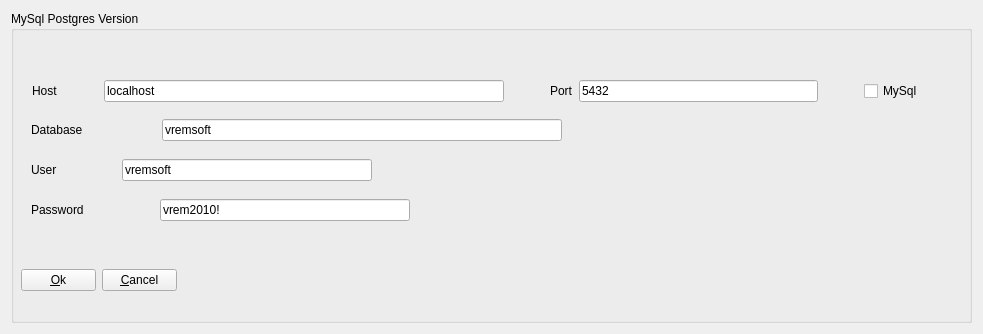
<?xml version="1.0" encoding="UTF-8"?>
<ui version="4.0">
 <class>SqlConfig</class>
 <widget class="QWidget" name="SqlConfig">
  <property name="geometry">
   <rect>
    <x>0</x>
    <y>0</y>
    <width>983</width>
    <height>334</height>
   </rect>
  </property>
  <property name="windowTitle">
   <string>Sql Configuration</string>
  </property>
  <layout class="QVBoxLayout" name="verticalLayout">
   <item>
    <widget class="QGroupBox" name="groupBox">
     <property name="title">
      <string>MySql Postgres Version</string>
     </property>
     <widget class="QWidget" name="layoutWidget_2">
      <property name="geometry">
       <rect>
        <x>20</x>
        <y>180</y>
        <width>379</width>
        <height>38</height>
       </rect>
      </property>
      <layout class="QHBoxLayout" name="horizontalLayout_14">
       <item>
        <widget class="QLabel" name="label_10">
         <property name="text">
          <string>Password</string>
         </property>
        </widget>
       </item>
       <item>
        <spacer name="horizontalSpacer_14">
         <property name="orientation">
          <enum>Qt::Horizontal</enum>
         </property>
         <property name="sizeHint" stdset="0">
          <size>
           <width>40</width>
           <height>20</height>
          </size>
         </property>
        </spacer>
       </item>
       <item>
        <widget class="QLineEdit" name="lineEditPassword">
         <property name="sizePolicy">
          <sizepolicy hsizetype="Minimum" vsizetype="Fixed">
           <horstretch>0</horstretch>
           <verstretch>0</verstretch>
          </sizepolicy>
         </property>
         <property name="minimumSize">
          <size>
           <width>250</width>
           <height>0</height>
          </size>
         </property>
         <property name="text">
          <string>vrem2010!</string>
         </property>
        </widget>
       </item>
      </layout>
     </widget>
     <widget class="QWidget" name="layoutWidget">
      <property name="geometry">
       <rect>
        <x>20</x>
        <y>140</y>
        <width>341</width>
        <height>38</height>
       </rect>
      </property>
      <layout class="QHBoxLayout" name="horizontalLayout_13">
       <item>
        <widget class="QLabel" name="label_9">
         <property name="text">
          <string>User</string>
         </property>
        </widget>
       </item>
       <item>
        <spacer name="horizontalSpacer_13">
         <property name="orientation">
          <enum>Qt::Horizontal</enum>
         </property>
         <property name="sizeHint" stdset="0">
          <size>
           <width>40</width>
           <height>20</height>
          </size>
         </property>
        </spacer>
       </item>
       <item>
        <widget class="QLineEdit" name="lineEditUser">
         <property name="sizePolicy">
          <sizepolicy hsizetype="Minimum" vsizetype="Fixed">
           <horstretch>0</horstretch>
           <verstretch>0</verstretch>
          </sizepolicy>
         </property>
         <property name="minimumSize">
          <size>
           <width>250</width>
           <height>0</height>
          </size>
         </property>
         <property name="text">
          <string>vremsoft</string>
         </property>
        </widget>
       </item>
      </layout>
     </widget>
     <widget class="QWidget" name="layoutWidget_8">
      <property name="geometry">
       <rect>
        <x>20</x>
        <y>100</y>
        <width>531</width>
        <height>38</height>
       </rect>
      </property>
      <layout class="QHBoxLayout" name="horizontalLayout_16">
       <item>
        <widget class="QLabel" name="label_13">
         <property name="text">
          <string>Database</string>
         </property>
        </widget>
       </item>
       <item>
        <spacer name="horizontalSpacer_17">
         <property name="orientation">
          <enum>Qt::Horizontal</enum>
         </property>
         <property name="sizeHint" stdset="0">
          <size>
           <width>40</width>
           <height>20</height>
          </size>
         </property>
        </spacer>
       </item>
       <item>
        <widget class="QLineEdit" name="lineEditDatabase">
         <property name="sizePolicy">
          <sizepolicy hsizetype="Minimum" vsizetype="Fixed">
           <horstretch>0</horstretch>
           <verstretch>0</verstretch>
          </sizepolicy>
         </property>
         <property name="minimumSize">
          <size>
           <width>400</width>
           <height>0</height>
          </size>
         </property>
         <property name="text">
          <string>vremsoft</string>
         </property>
        </widget>
       </item>
      </layout>
     </widget>
     <widget class="QWidget" name="layoutWidget">
      <property name="geometry">
       <rect>
        <x>10</x>
        <y>250</y>
        <width>158</width>
        <height>38</height>
       </rect>
      </property>
      <layout class="QHBoxLayout" name="horizontalLayout">
       <item>
        <widget class="QPushButton" name="pushButtonOk">
         <property name="maximumSize">
          <size>
           <width>75</width>
           <height>16777215</height>
          </size>
         </property>
         <property name="text">
          <string>&amp;Ok</string>
         </property>
        </widget>
       </item>
       <item>
        <widget class="QPushButton" name="pushButtonCancel">
         <property name="maximumSize">
          <size>
           <width>75</width>
           <height>16777215</height>
          </size>
         </property>
         <property name="text">
          <string>&amp;Cancel</string>
         </property>
        </widget>
       </item>
      </layout>
     </widget>
     <widget class="QWidget" name="layoutWidget">
      <property name="geometry">
       <rect>
        <x>21</x>
        <y>61</y>
        <width>891</width>
        <height>38</height>
       </rect>
      </property>
      <layout class="QHBoxLayout" name="horizontalLayout_2">
       <item>
        <widget class="QLabel" name="label_11">
         <property name="text">
          <string>Host</string>
         </property>
        </widget>
       </item>
       <item>
        <spacer name="horizontalSpacer_15">
         <property name="orientation">
          <enum>Qt::Horizontal</enum>
         </property>
         <property name="sizeHint" stdset="0">
          <size>
           <width>40</width>
           <height>20</height>
          </size>
         </property>
        </spacer>
       </item>
       <item>
        <widget class="QLineEdit" name="lineEditHost">
         <property name="sizePolicy">
          <sizepolicy hsizetype="Minimum" vsizetype="Fixed">
           <horstretch>0</horstretch>
           <verstretch>0</verstretch>
          </sizepolicy>
         </property>
         <property name="minimumSize">
          <size>
           <width>400</width>
           <height>0</height>
          </size>
         </property>
         <property name="text">
          <string>localhost</string>
         </property>
        </widget>
       </item>
       <item>
        <spacer name="horizontalSpacer_16">
         <property name="orientation">
          <enum>Qt::Horizontal</enum>
         </property>
         <property name="sizeHint" stdset="0">
          <size>
           <width>40</width>
           <height>20</height>
          </size>
         </property>
        </spacer>
       </item>
       <item>
        <widget class="QLabel" name="label_12">
         <property name="text">
          <string>Port</string>
         </property>
        </widget>
       </item>
       <item>
        <widget class="QLineEdit" name="lineEditPort">
         <property name="sizePolicy">
          <sizepolicy hsizetype="MinimumExpanding" vsizetype="Fixed">
           <horstretch>2</horstretch>
           <verstretch>0</verstretch>
          </sizepolicy>
         </property>
         <property name="minimumSize">
          <size>
           <width>100</width>
           <height>0</height>
          </size>
         </property>
         <property name="text">
          <string>5432</string>
         </property>
        </widget>
       </item>
       <item>
        <spacer name="horizontalSpacer_18">
         <property name="orientation">
          <enum>Qt::Horizontal</enum>
         </property>
         <property name="sizeHint" stdset="0">
          <size>
           <width>40</width>
           <height>20</height>
          </size>
         </property>
        </spacer>
       </item>
       <item>
        <widget class="QCheckBox" name="checkBoxMySql">
         <property name="text">
          <string>MySql</string>
         </property>
        </widget>
       </item>
      </layout>
     </widget>
    </widget>
   </item>
  </layout>
 </widget>
 <resources/>
 <connections/>
</ui>
